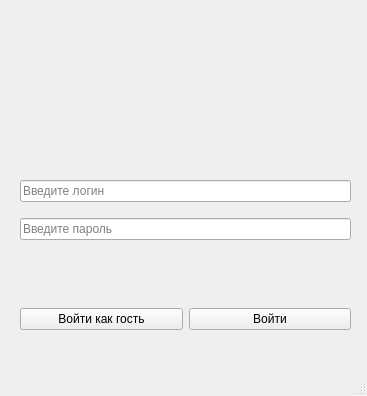
<?xml version="1.0" encoding="UTF-8"?>
<ui version="4.0">
 <class>MainWindow</class>
 <widget class="QMainWindow" name="MainWindow">
  <property name="geometry">
   <rect>
    <x>0</x>
    <y>0</y>
    <width>367</width>
    <height>396</height>
   </rect>
  </property>
  <property name="windowTitle">
   <string>Авторизация</string>
  </property>
  <widget class="QWidget" name="centralwidget">
   <widget class="QLabel" name="label_logo">
    <property name="geometry">
     <rect>
      <x>100</x>
      <y>30</y>
      <width>161</width>
      <height>101</height>
     </rect>
    </property>
    <property name="text">
     <string/>
    </property>
   </widget>
   <widget class="QWidget" name="verticalLayoutWidget">
    <property name="geometry">
     <rect>
      <x>20</x>
      <y>170</y>
      <width>331</width>
      <height>80</height>
     </rect>
    </property>
    <layout class="QVBoxLayout" name="verticalLayout">
     <item>
      <widget class="QLineEdit" name="lineEdit_login">
       <property name="placeholderText">
        <string>Введите логин</string>
       </property>
      </widget>
     </item>
     <item>
      <widget class="QLineEdit" name="lineEdit_password">
       <property name="placeholderText">
        <string>Введите пароль</string>
       </property>
      </widget>
     </item>
    </layout>
   </widget>
   <widget class="QWidget" name="horizontalLayoutWidget">
    <property name="geometry">
     <rect>
      <x>20</x>
      <y>299</y>
      <width>331</width>
      <height>41</height>
     </rect>
    </property>
    <layout class="QHBoxLayout" name="horizontalLayout">
     <item>
      <widget class="QPushButton" name="pushButton">
       <property name="text">
        <string>Войти как гость</string>
       </property>
      </widget>
     </item>
     <item>
      <widget class="QPushButton" name="pushButton_login">
       <property name="text">
        <string>Войти</string>
       </property>
      </widget>
     </item>
    </layout>
   </widget>
  </widget>
  <widget class="QMenuBar" name="menubar">
   <property name="geometry">
    <rect>
     <x>0</x>
     <y>0</y>
     <width>367</width>
     <height>21</height>
    </rect>
   </property>
  </widget>
  <widget class="QStatusBar" name="statusbar"/>
 </widget>
 <resources/>
 <connections/>
</ui>
